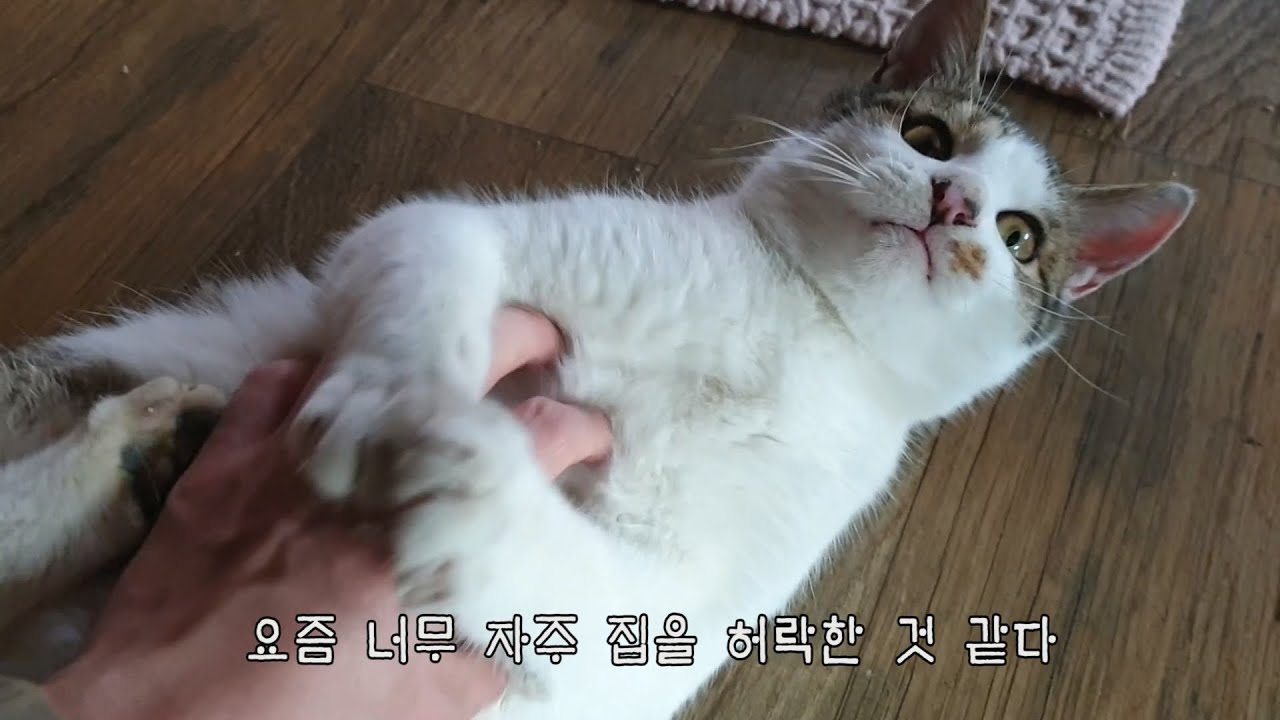
#> input picture nadocoding/06_image-processing/opencv_practice/image.jpg, 1280 x 720 px
$ jupyter execute '09. 이미지 회전.ipynb'
#> lines starting #> are read from the running program, lines starting #| are printed output that depends on the picture
# 9. 이미지 회전

## 시계 방향 90도 회전

[cell 1]
import cv2

img = cv2.imread('image.jpg')
#> img is the input picture: shape (720, 1280, 3); mean B, G, R 103.2, 108.2, 113.9

rotate_90 = cv2.rotate(img, cv2.ROTATE_90_CLOCKWISE) # 시계방향 90도
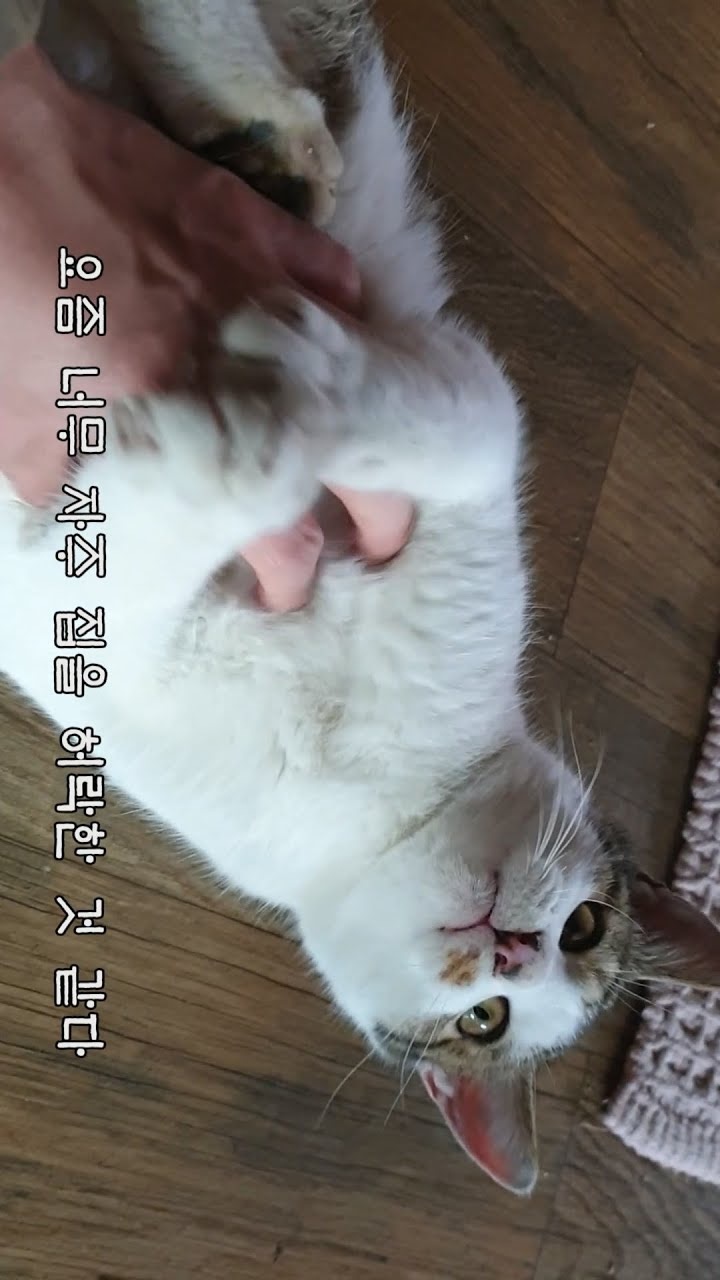
#> rotate_90: shape (1280, 720, 3); mean B, G, R 103.2, 108.2, 113.9

cv2.imshow('img', img)
cv2.imshow('rotate_90', rotate_90)
cv2.waitKey(0)
cv2.destroyAllWindows()

## 180도 회전

[cell 2]
import cv2

img = cv2.imread('image.jpg')

rotate_180 = cv2.rotate(img, cv2.ROTATE_180) # 180도
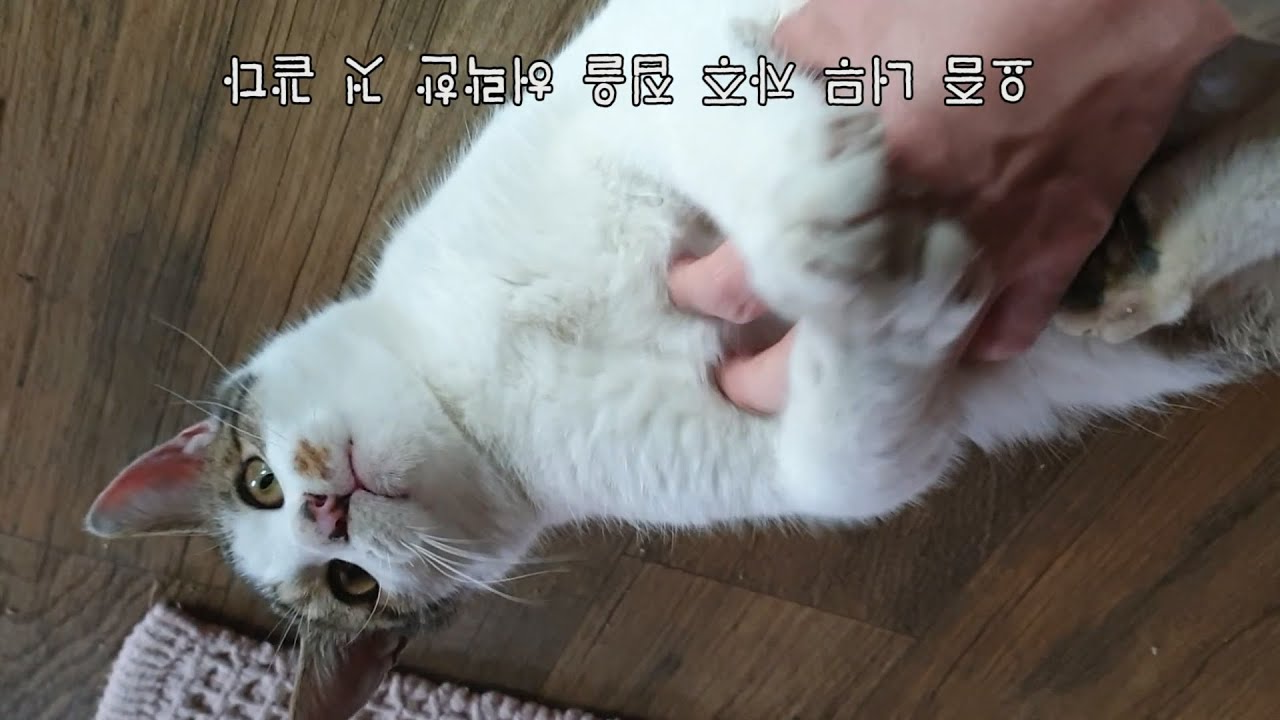
#> rotate_180: shape (720, 1280, 3); mean B, G, R 103.2, 108.2, 113.9

cv2.imshow('img', img)
cv2.imshow('rotate_180', rotate_180)
cv2.waitKey(0)
cv2.destroyAllWindows()

## 시계 반대 방향 90도 회전

[cell 3]
import cv2

img = cv2.imread('image.jpg')

rotate_270 = cv2.rotate(img, cv2.ROTATE_90_COUNTERCLOCKWISE)
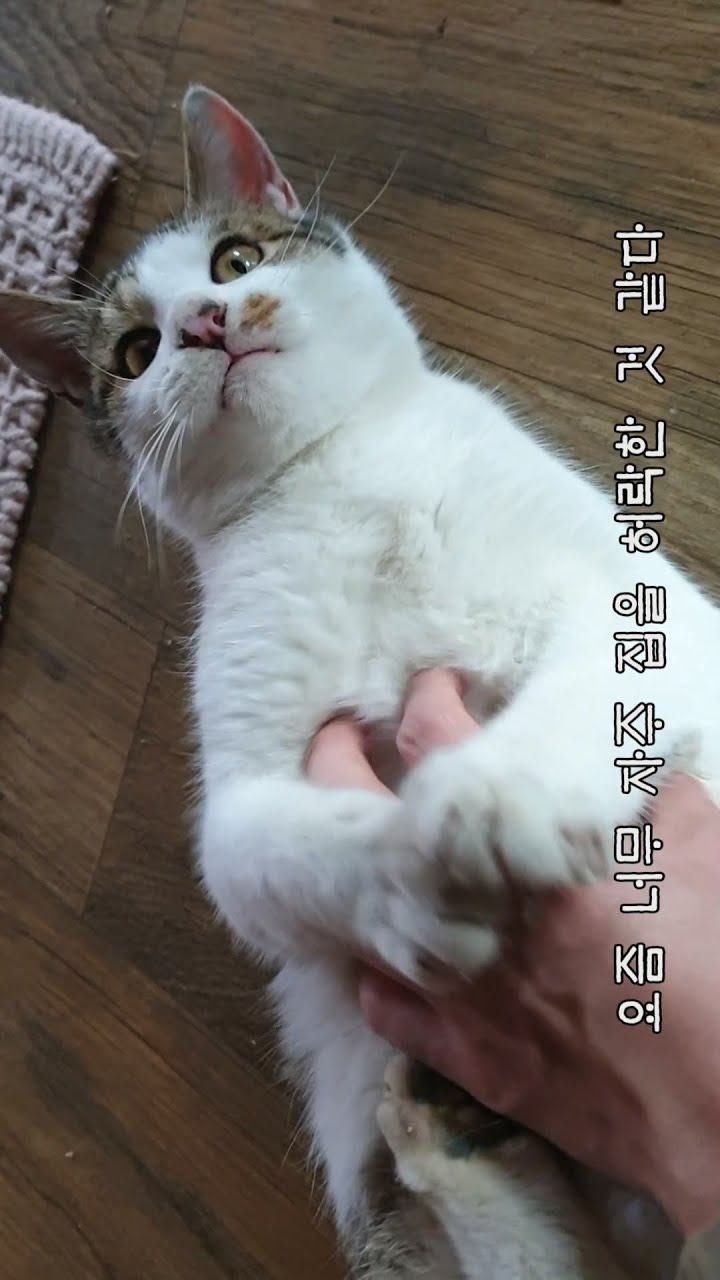
#> rotate_270: shape (1280, 720, 3); mean B, G, R 103.2, 108.2, 113.9

cv2.imshow('img', img)
cv2.imshow('rotate_270', rotate_270)
cv2.waitKey(0)
cv2.destroyAllWindows()

$ run again, with nadocoding/06_image-processing/opencv_practice/newspaper.jpg copied over nadocoding/06_image-processing/opencv_practice/image.jpg
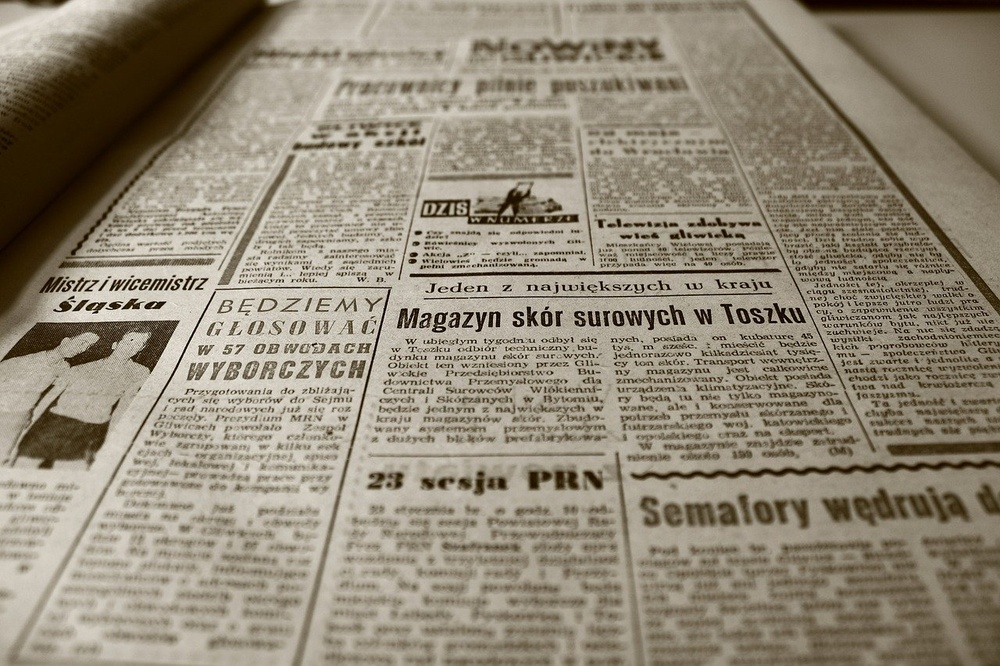
#> input picture nadocoding/06_image-processing/opencv_practice/newspaper.jpg, 1000 x 666 px, shrunk from 1280 x 853 before the run
#> img is the input picture: shape (666, 1000, 3); mean B, G, R 118.1, 135.9, 145.1
#> `rotate_180 = cv2.rotate(img, cv2.ROTATE_180)`:
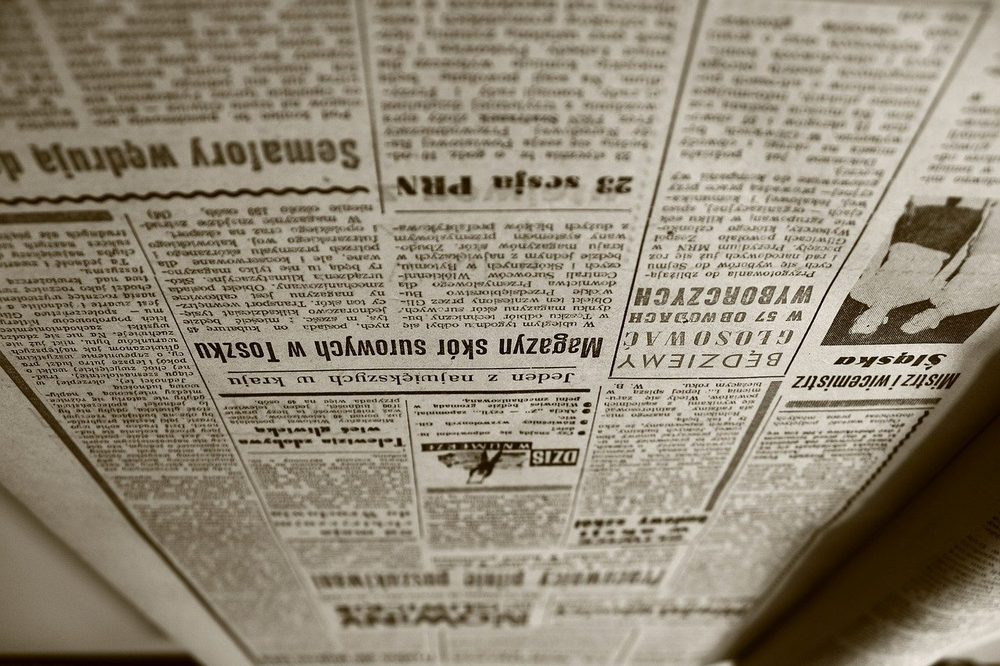
#> rotate_180: shape (666, 1000, 3); mean B, G, R 118.1, 135.9, 145.1
#> `rotate_270 = cv2.rotate(img, cv2.ROTATE_90_COUNTERCLOCKWISE)`:
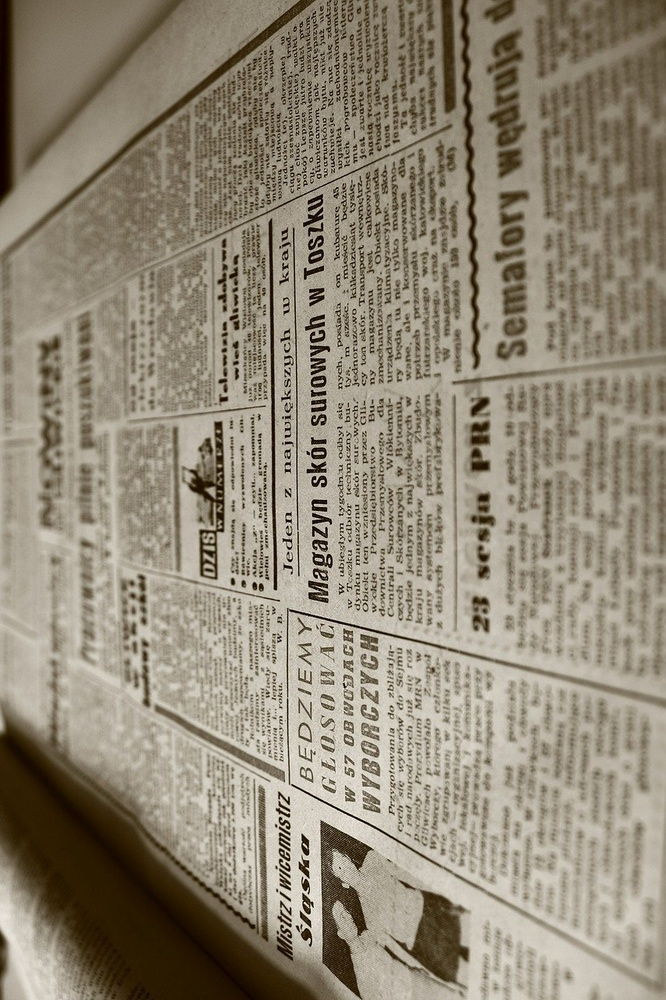
#> rotate_270: shape (1000, 666, 3); mean B, G, R 118.1, 135.9, 145.1
